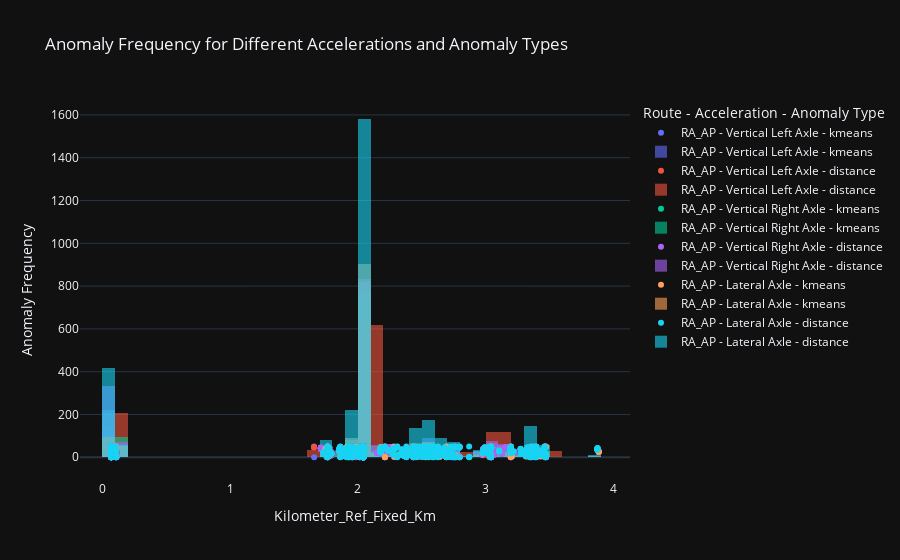

The code cell stored with this chart in its notebook:
### Code cell
# Load anomaly data for a selected_file_key
selected_file_key = "RA_AP"  # Example selected file key
folder_path = here(f"data/output/{selected_file_key}/")  # Folder where CSVs are saved
anomaly_data = load_anomalies(folder_path)

# Plot using either Anomaly_Time or Kilometer_Ref_Fixed_Km as the x-axis
fig = plot_anomalies(
    anomaly_data, x_axis="Kilometer_Ref_Fixed_Km"
)  # "Anomaly_Time" or "Kilometer_Ref_Fixed_Km"
fig.show()

### Figure 1 — Plotly figure (JSON) as saved in the notebook; plotly's stock layout.template omitted (floating-point values rounded to 4 significant figures; data arrays with more than 128 entries replaced by an {"elided": "..."} marker saying what was removed)
{"data": [{"marker": {"color": "#636EFA"}, "mode": "markers", "name": "RA_AP - Vertical Left Axle - kmeans", "type": "scatter", "x": {"elided": "1562 float values"}, "y": {"elided": "1562 float values"}}, {"marker": {"color": "#636EFA"}, "name": "RA_AP - Vertical Left Axle - kmeans", "opacity": 0.6, "type": "histogram", "x": {"elided": "1562 float values"}, "y": {"elided": "1562 float values"}}, {"marker": {"color": "#EF553B"}, "mode": "markers", "name": "RA_AP - Vertical Left Axle - distance", "type": "scatter", "x": {"elided": "1192 float values"}, "y": {"elided": "1192 float values"}}, {"marker": {"color": "#EF553B"}, "name": "RA_AP - Vertical Left Axle - distance", "opacity": 0.6, "type": "histogram", "x": {"elided": "1192 float values"}, "y": {"elided": "1192 float values"}}, {"marker": {"color": "#00CC96"}, "mode": "markers", "name": "RA_AP - Vertical Right Axle - kmeans", "type": "scatter", "x": {"elided": "1562 float values"}, "y": {"elided": "1562 float values"}}, {"marker": {"color": "#00CC96"}, "name": "RA_AP - Vertical Right Axle - kmeans", "opacity": 0.6, "type": "histogram", "x": {"elided": "1562 float values"}, "y": {"elided": "1562 float values"}}, {"marker": {"color": "#AB63FA"}, "mode": "markers", "name": "RA_AP - Vertical Right Axle - distance", "type": "scatter", "x": {"elided": "1747 float values"}, "y": {"elided": "1747 float values"}}, {"marker": {"color": "#AB63FA"}, "name": "RA_AP - Vertical Right Axle - distance", "opacity": 0.6, "type": "histogram", "x": {"elided": "1747 float values"}, "y": {"elided": "1747 float values"}}, {"marker": {"color": "#FFA15A"}, "mode": "markers", "name": "RA_AP - Lateral Axle - kmeans", "type": "scatter", "x": {"elided": "1562 float values"}, "y": {"elided": "1562 float values"}}, {"marker": {"color": "#FFA15A"}, "name": "RA_AP - Lateral Axle - kmeans", "opacity": 0.6, "type": "histogram", "x": {"elided": "1562 float values"}, "y": {"elided": "1562 float values"}}, {"marker": {"color": "#19D3F3"}, "mode": "markers", "name": "RA_AP - Lateral Axle - distance", "type": "scatter", "x": {"elided": "3327 float values"}, "y": {"elided": "3327 float values"}}, {"marker": {"color": "#19D3F3"}, "name": "RA_AP - Lateral Axle - distance", "opacity": 0.6, "type": "histogram", "x": {"elided": "3327 float values"}, "y": {"elided": "3327 float values"}}], "layout": {"barmode": "overlay", "legend": {"title": {"text": "Route - Acceleration - Anomaly Type"}}, "title": {"text": "Anomaly Frequency for Different Accelerations and Anomaly Types"}, "xaxis": {"title": {"text": "Kilometer_Ref_Fixed_Km"}}, "yaxis": {"title": {"text": "Anomaly Frequency"}}}}
